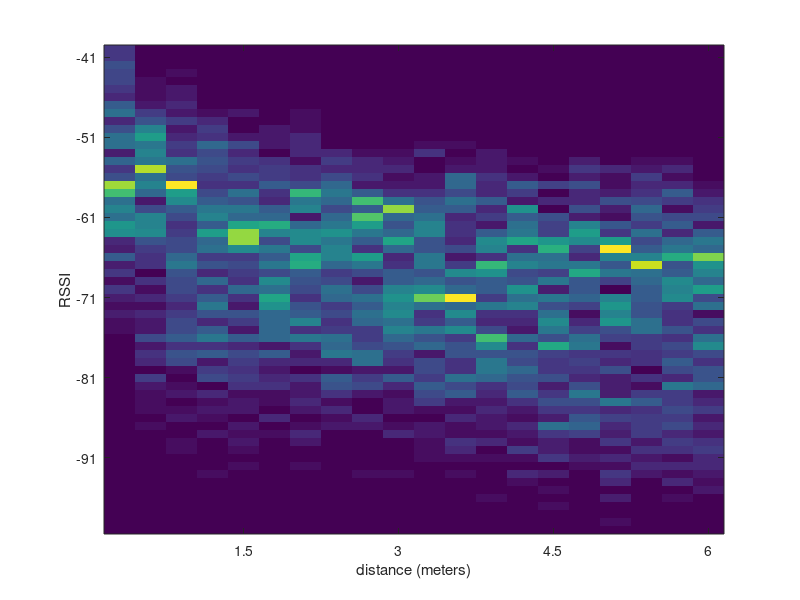
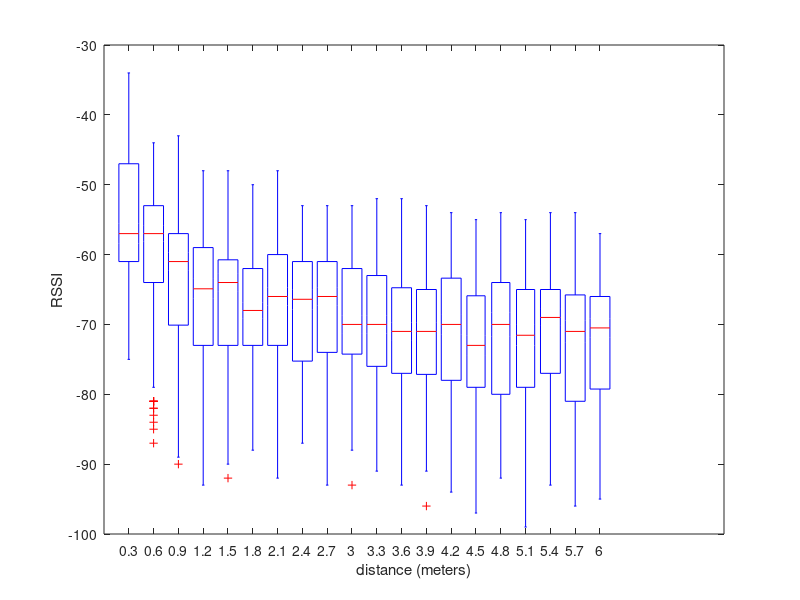
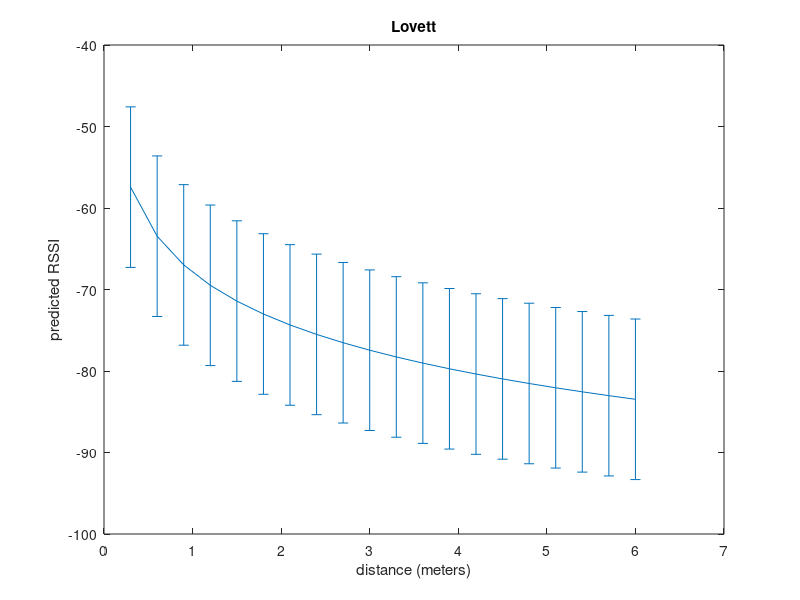
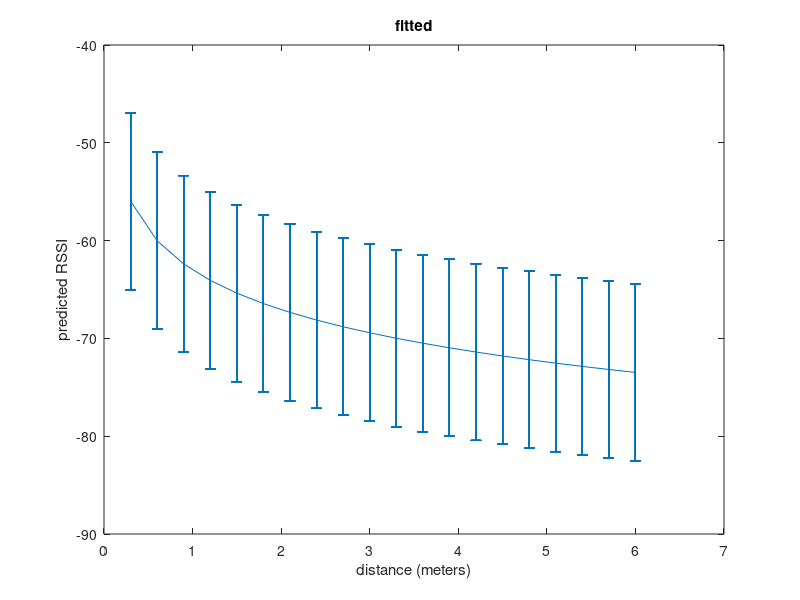

Source code (MATLAB) for these figures, in order:
load spreadsheetdata.mat

distmeters = distfeet * 0.3;

%pmf = flipud(rssipmf); % 61x20 for 61 attemiations bins
pmf = rssipmf;
figure;
imagesc(pmf);
xt = xticks;
xticklabels(distmeters(xt));
xlabel('distance (meters)')
yt = yticks;
yticklabels(dBms(yt));
ylabel('RSSI')
set(gca,'YDir','normal')
print('rss_dist_pmf_heatmap', '-dpng')

Y = rssivals'; % 240 x 20 for distance=1:20 feet
figure;
boxplot(Y)
x = distmeters;
xticklabels(x)
xlabel('distance (meters)')
ylabel('RSSI')
print('rss_dist_boxplot', '-dpng')


% Tom Lovett paper, Guassian noise model, p20
% https://arxiv.org/abs/2007.05057
x = distmeters;
rss_pred = -8.69*log(x) - 67.9;
sigma = sqrt(97.03);
err = sigma*ones(size(x));
figure;
errorbar(x, rss_pred, err)
xlabel('distance (meters)')
ylabel('predicted RSSI')
title('Lovett')
print('rss_dist_pred_lovett', '-dpng')

% Fit ridge regression model
Y = rssivals'; 
y = Y(:);
N = size(Y,1);
X = repmat(distmeters, N, 1);
x = X(:);

indices = find(isnan(y) == 0);
[I,J] = ind2sub(size(y),indices);
ndx = I;
y = y(ndx);
x = x(ndx);

w = ridge(y, log(x), 1e-5, 0) % -63.00, -5.85
rss_pred = w(1) + w(2)*log(x);
N = length(y);
mse = sum((y - rss_pred).^2)/N
sigma = sqrt(mse);
err = sigma*ones(size(x));
figure;
errorbar(x, rss_pred, err)
xlabel('distance (meters)')
ylabel('predicted RSSI')
title('fitted')
print('rss_dist_pred_ridge', '-dpng')



Y = rssivals'; % 240 x 20 for distance=1:20 feet
figure; hold on;
boxplot(Y)
n = size(Y,2);
x = distmeters;
rss_pred = w(1) + w(2)*log(x);
%rss_pred = -8.69*log(x) - 67.9;
plot(1:n, rss_pred);
xticklabels(distmeters)
xlabel('distance (meters)')
ylabel('RSSI')
print('rss_dist_boxplot_pred', '-dpng')
